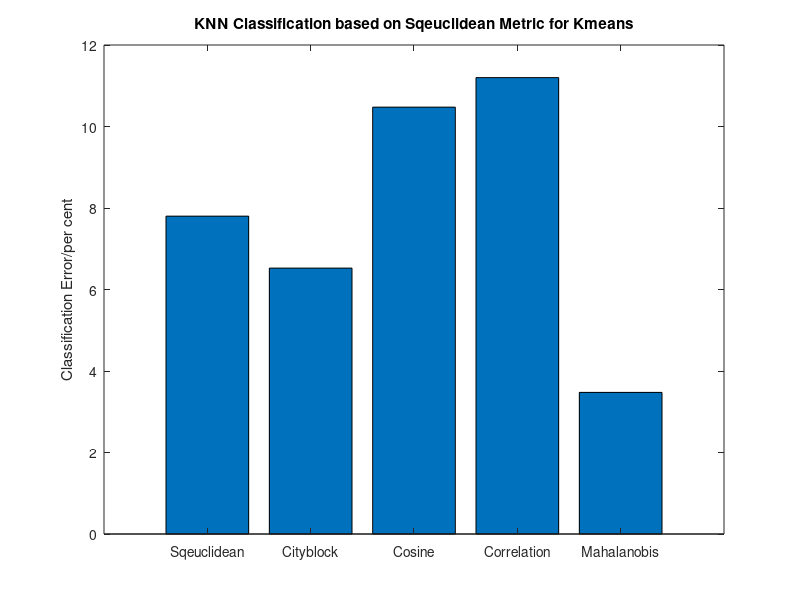
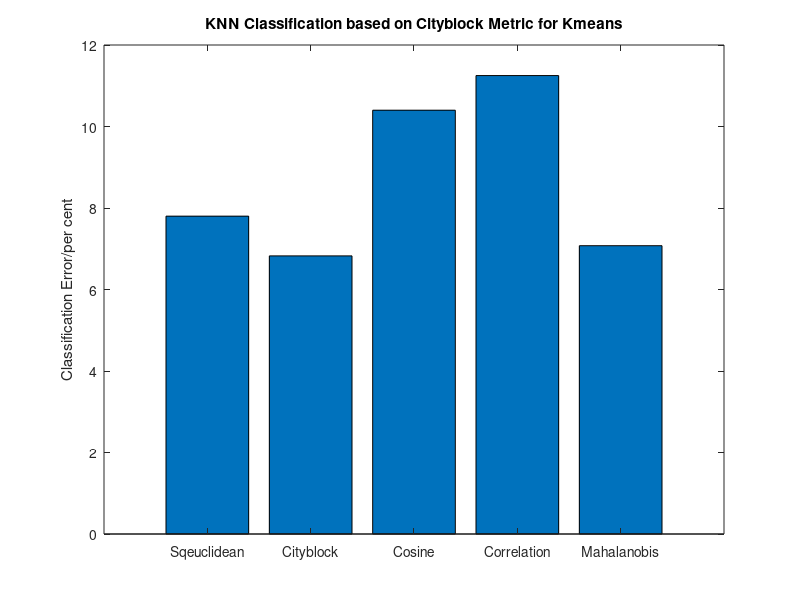
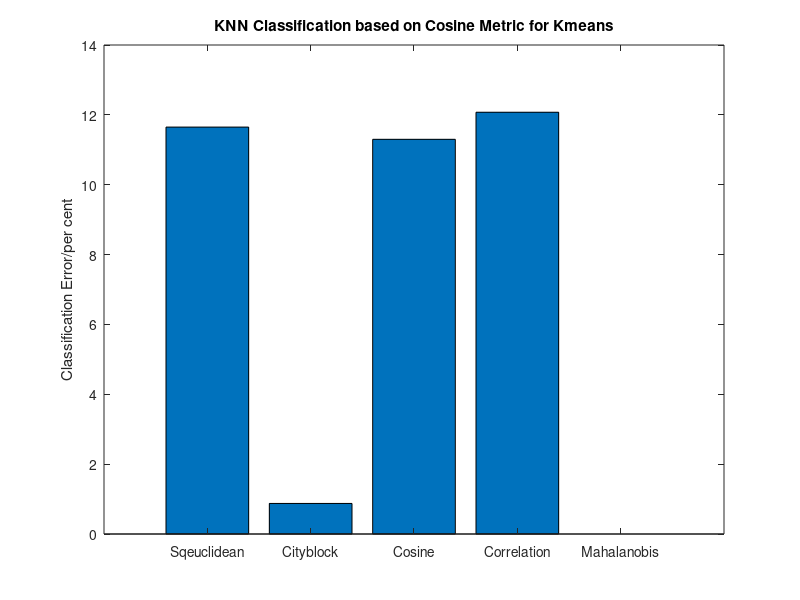
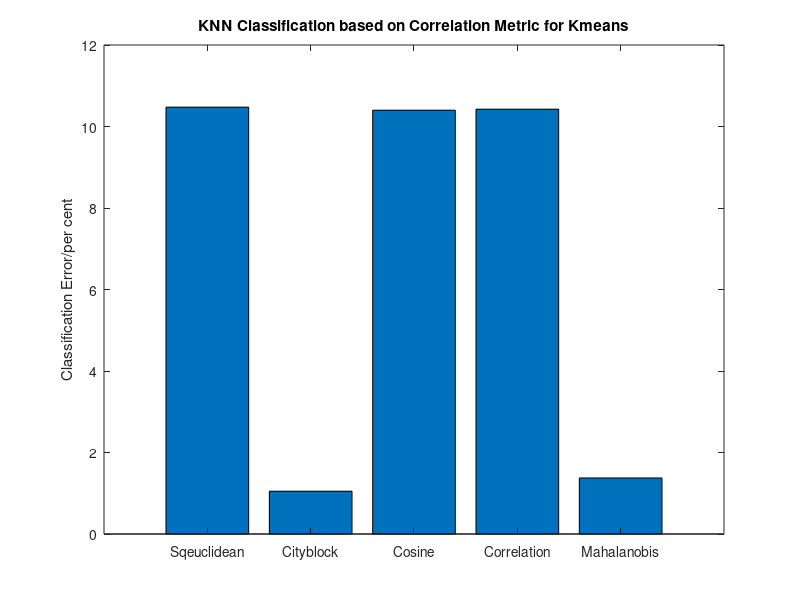

Here is the MATLAB script that generated these plots, in order:
function plotNNErrorRate
close all;
sqErrorMatrix = [7.8,6.525,10.475,11.2,3.475];
cityErrorMatrix = [7.8,6.825,10.4,11.25,7.075];
cosErrorMatrix = [11.65,0.875,11.3,12.075,0];
corrErrorMatrix = [10.475,1.05,10.4,10.425,1.375];
%xLabel = ['Sqeuclidean','Cityblock','Cosine','Correlation','Mahalanobis'];
xLabel{1} = 'Sqeuclidean';
xLabel{2} = 'Cityblock';
xLabel{3} = 'Cosine';
xLabel{4} = 'Correlation';
xLabel{5} = 'Mahalanobis';

figure;
bar(sqErrorMatrix')
title('KNN Classification based on Sqeuclidean Metric for Kmeans');
set(gca,'xticklabel', xLabel); 
ylabel('Classification Error/per cent');

figure;
bar(cityErrorMatrix')
title('KNN Classification based on Cityblock Metric for Kmeans');
set(gca,'xticklabel', xLabel); 
ylabel('Classification Error/per cent');

figure;
bar(cosErrorMatrix')
title('KNN Classification based on Cosine Metric for Kmeans');
set(gca,'xticklabel', xLabel); 
ylabel('Classification Error/per cent');

figure;
bar(corrErrorMatrix')
title('KNN Classification based on Correlation Metric for Kmeans');
set(gca,'xticklabel', xLabel); 
ylabel('Classification Error/per cent');

errMatrix = [0.0757500000000000;0.0685000000000000;0.109750000000000;0.105750000000000;0];
figure;
bar(errMatrix')
title('KNN Classification based on corresponding metrics for Kmeans');
set(gca,'xticklabel', xLabel); 
ylabel('Classification Error/per cent');



end
